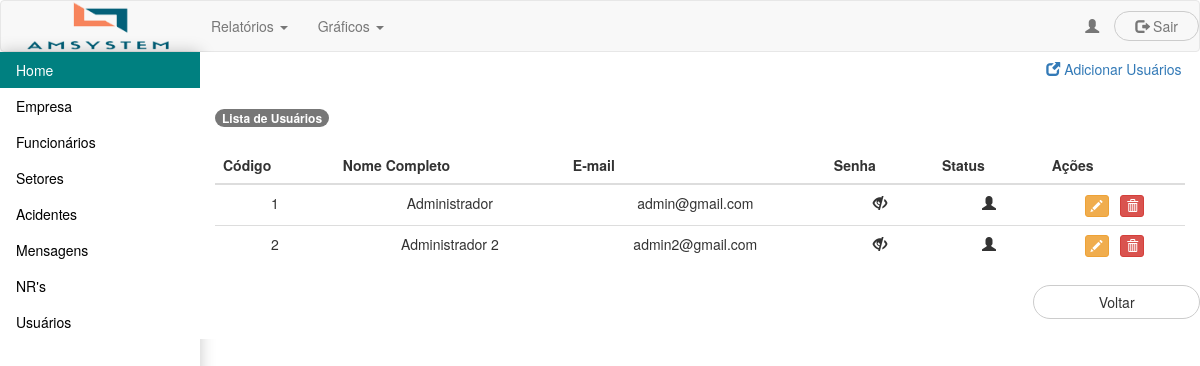
Screenshot of /index.php/usuarios/usuariosAdmin with the database file from the repository.
### tables this page shows
CREATE TABLE usuario (
  id INT NOT NULL AUTO_INCREMENT,
  nome varchar(50) NOT NULL,
  email varchar(50) NOT NULL,
  senha varchar(50) NOT NULL,
  hashTemporaria varchar(92) DEFAULT NULL,
  idEndereco int,
  status int NOT NULL,

  CONSTRAINT FK_usuario_endereco
  FOREIGN KEY (idEndereco)
  REFERENCES endereco(id),

  PRIMARY KEY(id)
);

### application/controllers/Usuarios.php (called while the page is built, shortened)
<?php
class Usuarios extends CI_Controller {
    public function __construct() {
        $this->load->model('model_usuario', 'usuariosM');
        $this->load->model('model_endereco', 'enderecosM');
        $this->load->model('model_empresa', 'empresasM');
        $this->load->model('model_estado', 'estadosM');
        $this->load->model('model_cidade', 'cidadesM');
    }
    public function usuariosAdmin() {
        $dados['usuarios'] = $this->usuariosM->select();
        $this->load->view('include/inc_header.php');
        $this->load->view('include/inc_navbarAdmin.php');
        $this->load->view('include/inc_menuAdmin.php');
        $this->load->view('manut_usuarios', $dados);
    }
}

### index.php (called while the page is built, shortened)
<?php
require_once BASEPATH.'core/CodeIgniter.php';

### application/models/model_usuario.php (called while the page is built, shortened)
<?php
class model_usuario extends CI_Model {
    public function select() {
        $this->db->order_by('nome');
        return $this->db->get('usuario')->result();
    }
}

### application/views/manut_usuarios.php (the view, shortened to what this page needs)
<body>
    <div class="col-sm-10" style="background-color: white; margin-left: 200px; margin-top: -20px;">
        <br />
        <div class="row">
            <div class="col-sm-10"></div>
            <div class="col-sm-2">
                <a href="<?= base_url('usuarios/open_new_usuarios') ?>" class="btn btn-info btn-link">
                    <span class="glyphicon glyphicon-new-window"></span> Adicionar Usuários
                </a>
            </div>
        </div>
        <br />
        <div>
            <span class="badge badge-pill badge-secondary">Lista de Usuários</span>
        </div>
        <br />
        <table class="table table-hover" style="text-align: center;">
            <thead>
                <tr>
                    <th>Código</th>
                    <th>Nome Completo</th>
                    <th>E-mail</th>
                    <th>Senha</th>
                    <th>Status</th>
                    <th>Ações</th>
                </tr>
            </thead>
            <tbody>
                <?php foreach ($usuarios as $usuario) { ?>
                    <tr>
                        <td><?= $usuario->id ?></td>
                        <td><?= $usuario->nome ?></td>
                        <td><?= $usuario->email ?></td>
                        <td>
                            <span class="glyphicon glyphicon-eye-close"></span>
                        </td>
                        <td>
                            <?php if ($usuario->status == '1') { ?>
                                <span class="glyphicon glyphicon-cog"></span>
                            <?php } else if ($usuario->status == '2') { ?>
                                <span class="glyphicon glyphicon-user"></span>
                            <?php } else { ?>
                                <span class="glyphicon glyphicon-lock"></span>
                            <?php } ?>
                        </td>
                        <td>
                            <a href="<?= base_url('usuarios/alterar/' . $usuario->id) ?>" class="btn btn-warning btn-xs"><span class="glyphicon glyphicon-pencil" aria-hidden="true"></span></a>
                            <a href="<?= base_url('usuarios/deletar/' . $usuario->id) ?>" class="btn btn-danger btn-xs" onclick="return confirm('Confirma exclusão do usuário \' <?= $usuario->nome ?> \' ?')"><span class="glyphicon glyphicon-trash" aria-hidden="true"></span></a>
                        </td>
                    </tr>
                <?php } ?>
            </tbody>
        </table>
        <br />
        <div class="row">
            <div class="col-sm-10"></div>
            <div class="col-sm-2">
                <button type="button" id="btn_voltar" class="btn btn-block btn-default btn-circle" style="width: 100%;" onclick="document.location.href = '<?= base_url('admin') ?>'"> Voltar</button>
            </div>
        </div>
        <br />
    </div>
</body>
</html>

### application/views/include/inc_navbarAdmin.php (style rules this page uses)
.btn.btn-circle { border-radius: 50px; }

### application/views/include/inc_menuAdmin.php (style rules this page uses)
.col-sm-2 { padding: 0; margin: 0; margin-top: -20px; }

### rows the page displays
usuario: id "1", nome "Administrador", email "admin@gmail.com", status 2 (drawn)
usuario: id "2", nome "Administrador 2", email "admin2@gmail.com", status 2 (drawn)
